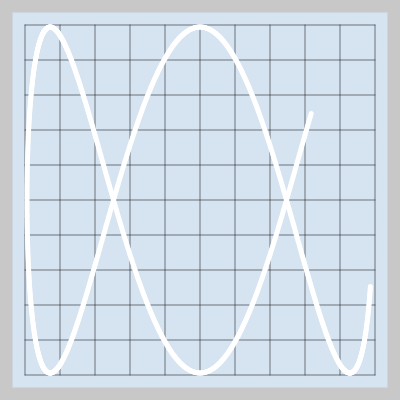
Frame 1 (no input)
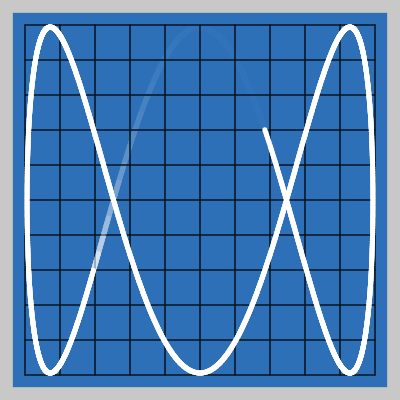
Frame 60 (no input)
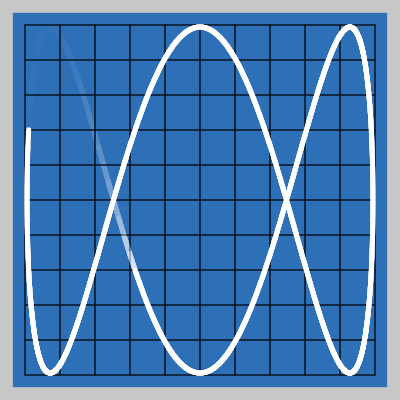
Frame 120 (the mouse pressed at the canvas centre since frame 60)

The p5.js sketch that drew these frames (run headless with seeded random() and noise() and a simulated clock; from frame 60 on, the mouse is pressed at the canvas centre):

// p5.js sketch
// ── sketch.js
//Milestone 2, Question 2, Max Bremner, s5262372
//This is not the best way to do this!

//but it works :`)

let ang = 0;
let xPos, yPos;

function setup() {
    createCanvas(400, 400);
    angleMode(DEGREES);
    rectMode(CENTER);
}

function draw() {
    background(50, 113, 181, 50)
    drawBackground();

    //move origin point
    translate(width / 2, height / 2);

    //create multiple points along a equation
    strokeWeight(5);
    stroke(255)
    for (let i = 0; i < 300; i += 0.2) {
        //calculate the movement
        let xPos = 173 * cos((ang + i) + 10);
        let yPos = 173 * sin(3 * (ang + i) + 30);

        //draw points
        point(xPos, yPos);
    }

    //increment the angle value
    ang += 2;
}


function drawBackground() {
    //draw border
    noFill();
    stroke(200);
    strokeWeight(25)
    rect(width / 2, height / 2, 400, 400, 5);

    //draw grid
    noFill()
    stroke(0)
    strokeWeight(0.5)
    for (let i = 25; i < 376; i += 35) {
        line(i, 25, i, 375);
        line(25, i, 375, i);
    }
}
